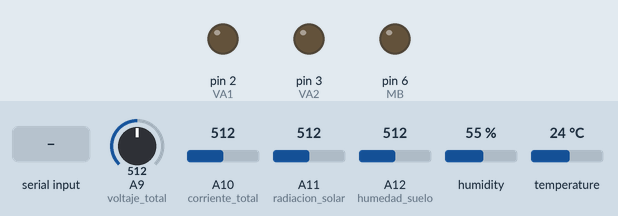
This sketch was run on a simulated Arduino Mega 2560, built with avr-gcc and run on an emulated ATmega2560. On the bench: output pins drawn as LEDs (lit = HIGH). The inputs (shaded band) are chosen by the test bench; at power-on: A9 (voltaje_total) = 512, A10 (corriente_total) = 512, A11 (radiacion_solar) = 512, A12 (humedad_suelo) = 512, humidity 55 %, temperature 24 °C. What the sketch prints to the serial monitor is not drawn.

Above: at 1.2 s.
1.3 s: "dutty 150\n" received over Serial
At 2.5 s:
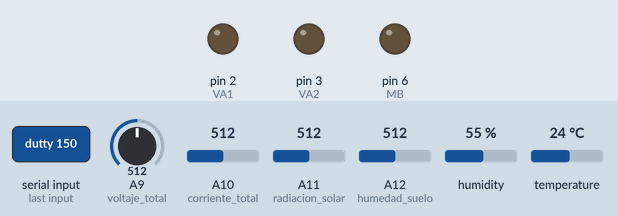
2.8 s: "4" received over Serial
At 3.1 s:
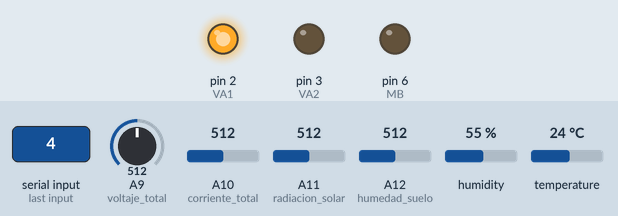
4.3 s: "1" received over Serial
At 5.5 s:
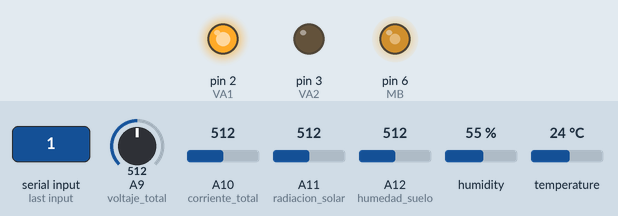
5.8 s: "6" received over Serial
At 6.6 s:
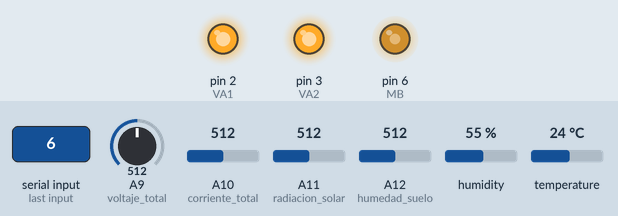
7.3 s: "0" received over Serial
At 7.9 s:
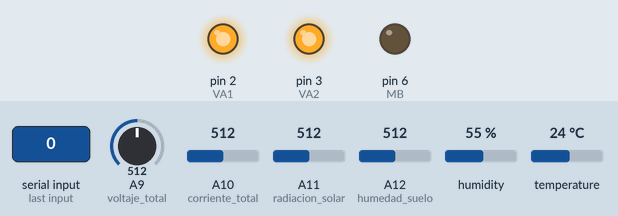
Timing chart, 0 to 10.3 s (numbered marks = the images above; inputs shaded):
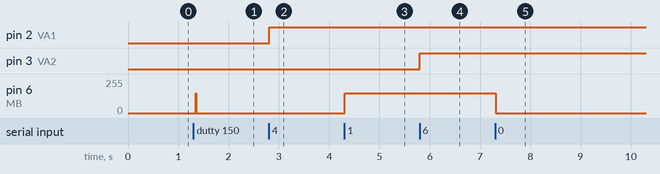

Measured:
- after the input at 1.3 s, pin 6 (MB): 0/255 → 150/255 after 0.05 s, → 0/255 0.01 s later
- after the input at 2.8 s, pin 2 (VA1): LOW → HIGH at once
- after the input at 4.3 s, pin 6 (MB): 0/255 → 150/255 at once
- after the input at 5.8 s, pin 3 (VA2): LOW → HIGH at once
- after the input at 7.3 s, pin 6 (MB): 150/255 → 0/255 at once

The sketch:

C2_SECUENCIA3.ino
```cpp
#include <NewPing.h>
int datas[10];
int XT; //Tipo de tarea
int carga;
float medida_u1;
float medida_u2;
int flag1;
unsigned long tiempo_inicio;
int dutty_bomba = 0;

#define PC Serial
#define C1 Serial1
#define SCADA Serial2

#define VA1 2 // Electroválvula 1, tipo salida a relé //IZQUIERDA
#define VA2 3 // Electroválvula 2, tipo salida a relé //DERECHA
#define MB  6 // Relé de la motobomba


//Tareas
#define fumigacion  1
#define adquisicion 2
#define transporte  3
#define MAX_CARGA   100
#define MIN_LEVEL_TANQUE   10
#define REF_U1   100
#define REF_U2   100
#define TIEMPO_PARADA   10000 //En milisegundos

//Sensores de ultrasonido
#define trig1 41
#define echo1 43
#define trig2 45
#define echo2 47
#define trig3 49
#define echo3 51
#define MAX_DISTANCE 200 // Maximum distance we want to ping for (in centimeters). Maximum sensor distance is rated at 400-500cm.

NewPing tanque(trig1, echo1, MAX_DISTANCE); // NewPing setup of pins and maximum distance.
NewPing arbol_der(trig2, echo2, MAX_DISTANCE); // NewPing setup of pins and maximum distance.
NewPing arbol_izq(trig3, echo3, MAX_DISTANCE); // NewPing setup of pins and maximum distance.

//Sensores Analógicos
#define S1 A1
#define S2 A2
#define S3 A3
#define S4 A4
#define transmisor_presion A14
#define corriente_total A10
#define voltaje_total A9
#define humedad_suelo A12
#define ph_suelo A13
#define radiacion_solar A11
//Sensores I2C y digitales
#define dht11 53

//Valor de las variables
float hum_amb, temp_amb,rad_sol, hum_sue,i_tot,v_tot,nivel_tank;
//Entradas y salidas extras
#define Out1 23
#define Out2 25
#define Out3 27
#define Out4 29
#define In1  31
#define In2  33
#define In3  35
#define In4  37

//Recepciones Seriales
int ibyte,val;
int data[20];
int lata,latb,latc,latd,lona,lonb,lonc,lond,yaw,obs;
// variables
int buttonState = 0;

//** Tiempos envio serial
long t_ant = 0;
//
void setup() {
  // initialize the LED pin as an output:
  pinMode(VA1, OUTPUT);
  pinMode(VA2, OUTPUT);
  pinMode(MB, OUTPUT);

  digitalWrite(VA1, LOW);
  digitalWrite(VA2, LOW);

  PC.begin(115200);
  C1.begin(115200); //Comunicación con C1
  SCADA.begin(115200); //Comunicación con SCADA
  Serial.println("Reset");

}

void loop(){

  delay(5);                      // Wait 50ms between pings (about 20 pings/sec). 29ms should be the shortest delay between pings.
  control_presion();
  //activacion_electrovalvulas();

  if((millis()-t_ant)>=5000){
  read_sensors();}

  Serial.print(TOVOLTAJE(analogRead(voltaje_total)));
  Serial.print("    ");
  Serial.println(TOCORRIENTE(analogRead(corriente_total)));


  recepcion_C1();

  analogWrite(MB,dutty_bomba);

  if(Serial.available()>0){
      char ref=Serial.read();
      //Serial.println(ref);
      if(ref == '3'){
        digitalWrite(VA1, LOW);
        // dutty_bomba = 0;

      }
      if(ref == '4'){
        digitalWrite(VA1, HIGH);
         //dutty_bomba = 80;

      }
      else if(ref == '5'){
        digitalWrite(VA2, LOW);
       //digitalWrite(VA2, HIGH);
       // dutty_bomba = 100;
      }

      else if(ref == '6'){
        digitalWrite(VA2, HIGH);
        //dutty_bomba = 140;
      }
      else if(ref == '0'){
        dutty_bomba = 0;
       // Serial.println("dutty 150");
      }
      else if(ref == '1'){
        dutty_bomba = 150;
      }
      else if(ref == '2'){
        dutty_bomba = 255;
      }
  }

}

void enviar_datos(){
 //long temp1 = micros();

  Serial2.print('y');
  Serial2.print((char)hum_amb);
  Serial2.print((char)temp_amb);
  Serial2.print((char)rad_sol);
  Serial2.print((char)hum_sue);


//  Serial2.print('x');
//  Serial2.print((char)10);
//  Serial2.print((char)11);
//  Serial2.print((char)12);
//  Serial2.print((char)13);
//  Serial2.print((char)14);
//  Serial2.print((char)15);
//  Serial2.print((char)16);
//  Serial2.print((char)17);
//  Serial2.print((char)18);
//  Serial2.print((char)19);
//  Serial2.print((char)20);
//  Serial2.print((char)21);
//  Serial2.print((char)22);
//  Serial2.print((char)23);
//  Serial2.print((char)24);
//  Serial2.print((char)25);
//  Serial2.print((char)26);

 //Serial.println(micros()-temp1);
}

void init_sensors(){}
boolean llego_DP(){}
void colocar_sensor(){}
void recoger_sensor(){}

void read_sensors(){
  //Se van a tomar 4 muestras que se van a promediar
  hum_amb  = read_hum_amb();
  //Serial.print("Hum Amb: ");
  //Serial.println(hum_amb);

  temp_amb = read_temp_amb();
  //Serial.print("Temp : ");
  //Serial.println(temp_amb);

  rad_sol = analogRead(radiacion_solar);
  rad_sol = map(rad_sol,0,1023*4/5,0,12);
  //Serial.print("Rad : ");
  //Serial.println(rad_sol);

  hum_sue = analogRead(humedad_suelo);
  hum_sue = map(hum_sue,0,1023,0,100);
  //Serial.print("Hum Suelo : ");
  //Serial.println(hum_sue);

  //i_tot = analogRead(corriente_total);
  //i_tot = map(i_tot,0,1023,0,100);
  //i_tot = TOCORRIENTE(i_tot);
  //Serial.print("I total : ");
  //Serial.println(i_tot);

  //v_tot = analogRead(voltaje_total);
  //v_tot = map(v_tot,0,1023,0,100);
  //Serial.print("V total : ");
  //Serial.println(v_tot);
  //Trabajaremos con interrupción timer 1
  enviar_datos();

  t_ant = millis();//Se actualiza el tiempo anterior

}

void activacion_electrovalvulas(){
  medida_u1 = medida1();

//  if(medida_u1 <= REF_U1 && medida_u1>40) //detecta el arbol en el lado1?
//  {
//   digitalWrite(VA1, HIGH);
//   Serial.println("VA1 - ON");
//  }
//  else
//  {
//   digitalWrite(VA1, LOW);
//   Serial.println("VA1 - OFF");
//  }

  medida_u2 = medida2();

//  if(medida_u2 <= REF_U2 && medida_u2>40) //detecta el arbol en el lado1?
//  {
//   digitalWrite(VA2, HIGH);
//   Serial.println("VA2 - ON");
//  }
//  else
//  {
//   digitalWrite(VA2, LOW);
//   Serial.println("VA2 - OFF");
//  }
//
}

void control_presion(){
}

float medida1(){
  unsigned int uS = arbol_izq.ping(); // Send ping, get ping time in microseconds (uS).
  Serial.print("Ping1: ");
  Serial.print(uS / US_ROUNDTRIP_CM); // Convert ping time to distance in cm and print result (0 = outside set distance range)
  Serial.print("cm  ");
  return uS / US_ROUNDTRIP_CM;
}

float medida2(){
  unsigned int uS = arbol_der.ping(); // Send ping, get ping time in microseconds (uS).
  Serial.print("Ping2: ");
  Serial.print(uS / US_ROUNDTRIP_CM); // Convert ping time to distance in cm and print result (0 = outside set distance range)
  Serial.println("cm");
  return uS / US_ROUNDTRIP_CM;
}

float nivel_tanque(){
  unsigned int uS = tanque.ping(); // Send ping, get ping time in microseconds (uS).
  return uS / US_ROUNDTRIP_CM;
}

void recepcion_C1(){

  if(C1.available()>0){
      val=C1.read();
      if(val=='x'){
        while(C1.available()==0){};
          int i=0;
          for(i=0;i<11;i=i+1){
           data[i]=C1.read();
            while(C1.available()==0){};
            // && (char)data[i]!='y'
           }
           flag1 = true;
             //Asignación de variables, solo para que se comprenda mejor:
       lata = data[0];
       latb = data[1];
       latc = data[2];
       latd = data[3];
       lona = data[4];
       lonb = data[5];
       lonc = data[6];
       lond = data[7];
       yaw = data[8];
       obs = data[9];
      }
     else if(val=='y'){
            //  Serial.println((int)val);
       while(C1.available()==0){};
       int comando =C1.read();
       Serial.println(comando);
       switch(comando){
          case 1:
            dutty_bomba = 255;
            Serial.println("Bomba on");
          break;
          case 2:
            dutty_bomba = 0;
          break;
          case 3:
            digitalWrite(VA1, HIGH);
          break;
          case 4:
            digitalWrite(VA1, LOW);
          break;
          case 5:
            digitalWrite(VA2, HIGH);
          break;
          case 6:
            digitalWrite(VA2, LOW);
          break;
       }
     }


    if(flag1){
//     for (int j=0;j<11;j++){
//     Serial.print(data[j]);
//     Serial.print(" ");
//     }
     Serial2.print('x');
     Serial2.print((char)lata);
     Serial2.print((char)latb);
     Serial2.print((char)latc);
     Serial2.print((char)latd);
     Serial2.print((char)lona);
     Serial2.print((char)lonb);
     Serial2.print((char)lonc);
     Serial2.print((char)lond);
     Serial2.print((char)yaw);
     Serial2.print((char)obs);
     //Serial2.print((char)i_tot);
     Serial2.print((char)TOCORRIENTE(analogRead(corriente_total)));
     Serial2.print((char)TOVOLTAJE(analogRead(voltaje_total)));
     //Serial2.print((char)v_tot);
     Serial2.print((char)nivel_tank);
     flag1 = false;

    }

  }
}

float TOVOLTAJE(int digital){
 return   digital*0.15299;
}

float TOCORRIENTE(int digital){
 return   (510-digital)*0.2443;
}
```

SensorDHT.ino
```cpp
#include "DHT.h"
#define DHTPIN 53
#define DHTTYPE DHT11
DHT dht(DHTPIN, DHTTYPE);


float read_temp_amb(){
  float t = dht.readTemperature();
  return t;
}

float read_hum_amb(){
  float h = dht.readHumidity();
  return h;
}


//  if (isnan(t) && isnan(h)) {
//    Serial.println("Failed to read from DHT");
//  } else {
//    Serial.print("Humidity: ");
//    Serial.print(h);
//    Serial.print(" %\t");
//    Serial.print("Temperature: ");
//    Serial.print(t);
//    Serial.println(" *C");
//  }
//  delay(1000);
//}
```
